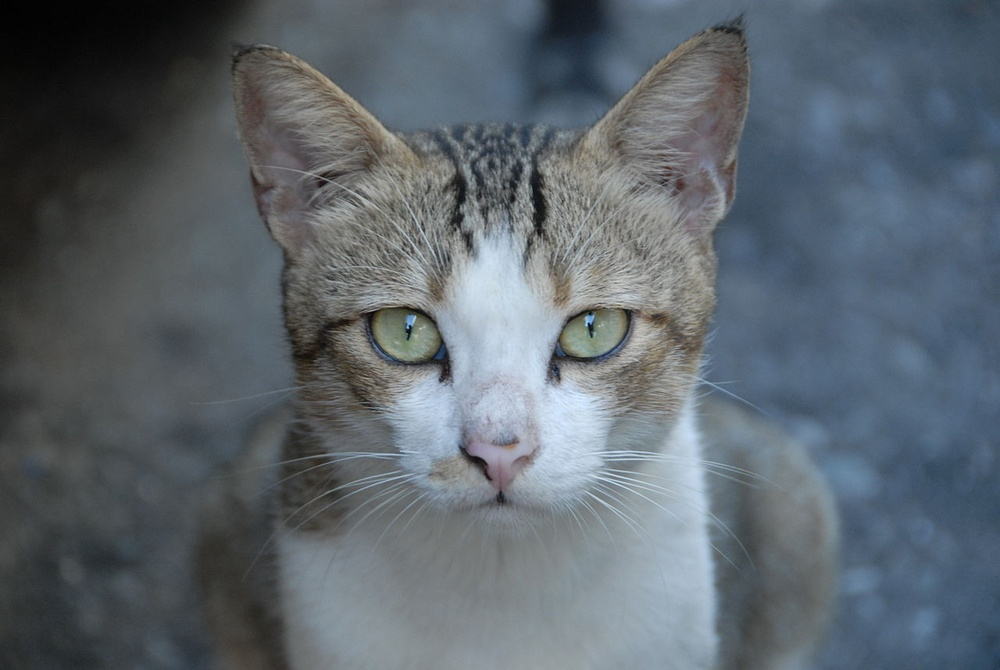
#> input picture 5.0 image vision/object Detection/catt.jpg, 1000 x 670 px, shrunk from 1280 x 857 before the run
$ jupyter execute cat_detection.ipynb
#> lines starting #> are read from the running program, lines starting #| are printed output that depends on the picture; after the words box and inside, x2 and y2 are one past the last pixel; in counts of white or black regions, pixels touching at a corner belong together
[cell 1]
import cv2

# Load the pre-trained Haar Cascade classifier for cat face detection
cat_cascade = cv2.CascadeClassifier(cv2.data.haarcascades + 'haarcascade_frontalcatface.xml')

# Load an image
image_path = 'catt.jpg'
image = cv2.imread(image_path)
#> image is the input picture: shape (670, 1000, 3); mean B, G, R 109.1, 101.7, 93

# Check if the image was loaded successfully
if image is None:
    print(f"Error: Unable to load image at path")
else:
    # Convert the image to grayscale (required for detection)
    gray_image = cv2.cvtColor(image, cv2.COLOR_BGR2GRAY)
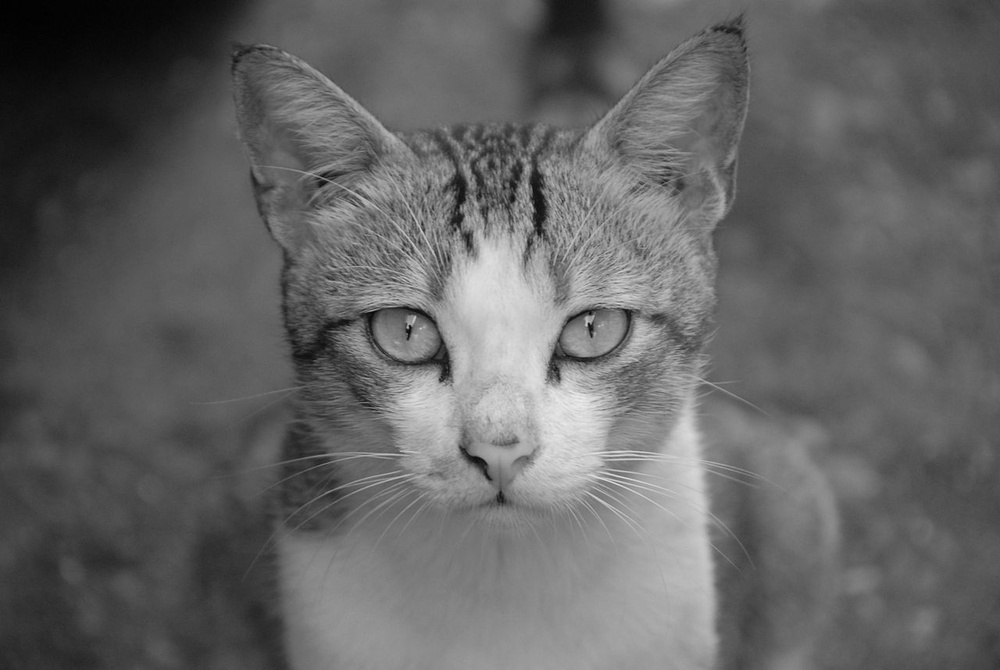
#> gray_image: shape (670, 1000); min 1, max 238, mean 100

    # Perform face detection
    cat_faces = cat_cascade.detectMultiScale(gray_image, scaleFactor=1.1, minNeighbors=5, minSize=(30, 30))
#> cat_faces = [[289, 160, 415, 415]]

    # Draw rectangles around the detected faces
    for (x, y, w, h) in cat_faces:
        cv2.rectangle(image, (x, y), (x+w, y+h), (0, 255, 0), 2)
#> this loop made 1 pass
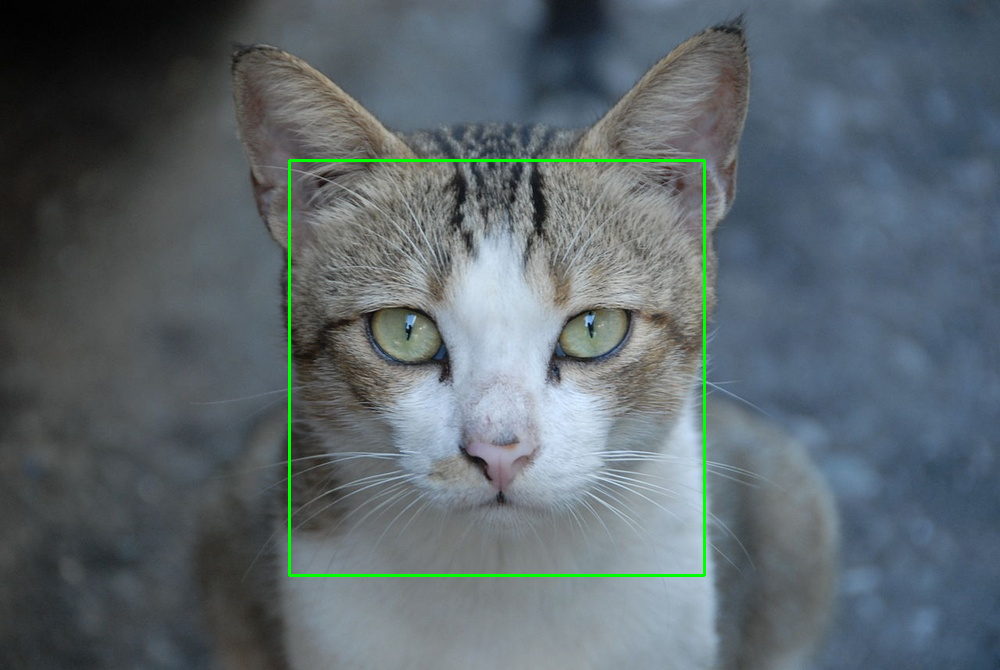
#> image: shape (670, 1000, 3); 0.74% of pixels changed, all inside (x1, y1, x2, y2) = (288, 159, 706, 577)

    # Display the image with the detected faces
    cv2.imshow('Detected Cat Faces', image)
    cv2.waitKey(0)
    cv2.destroyAllWindows()

$ run again, with 5.0 image vision/object Detection/ab.png saved as 5.0 image vision/object Detection/catt.jpg
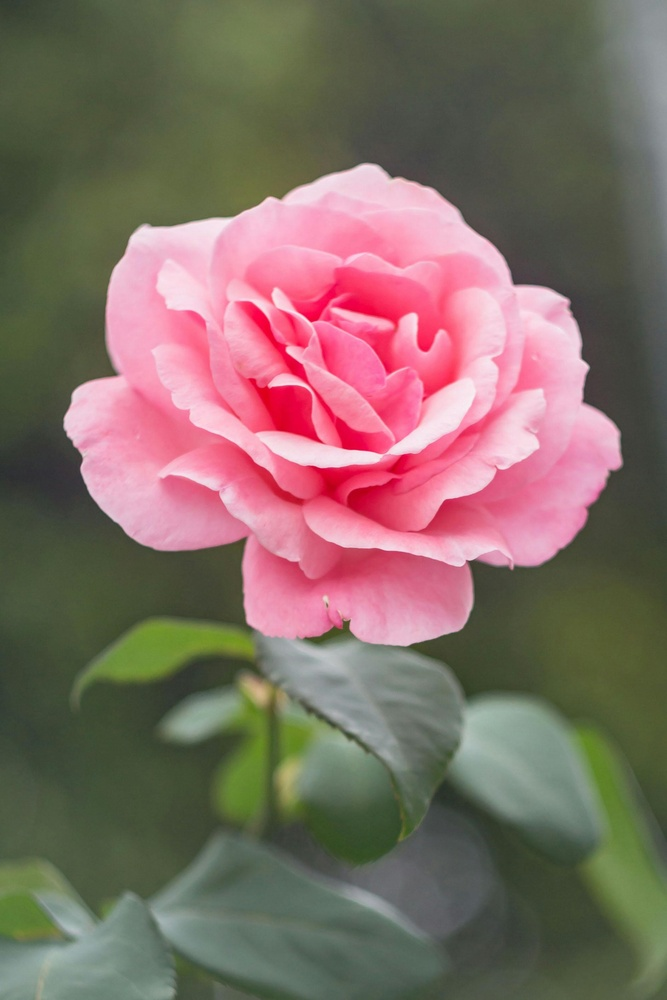
#> input picture 5.0 image vision/object Detection/ab.png, 667 x 1000 px, shrunk from 1886 x 2829 before the run
#> image is the input picture: shape (1000, 667, 3); mean B, G, R 100.7, 108.6, 128.5
#> `gray_image = cv2.cvtColor(image, cv2.COLOR_BGR2GRAY)`:
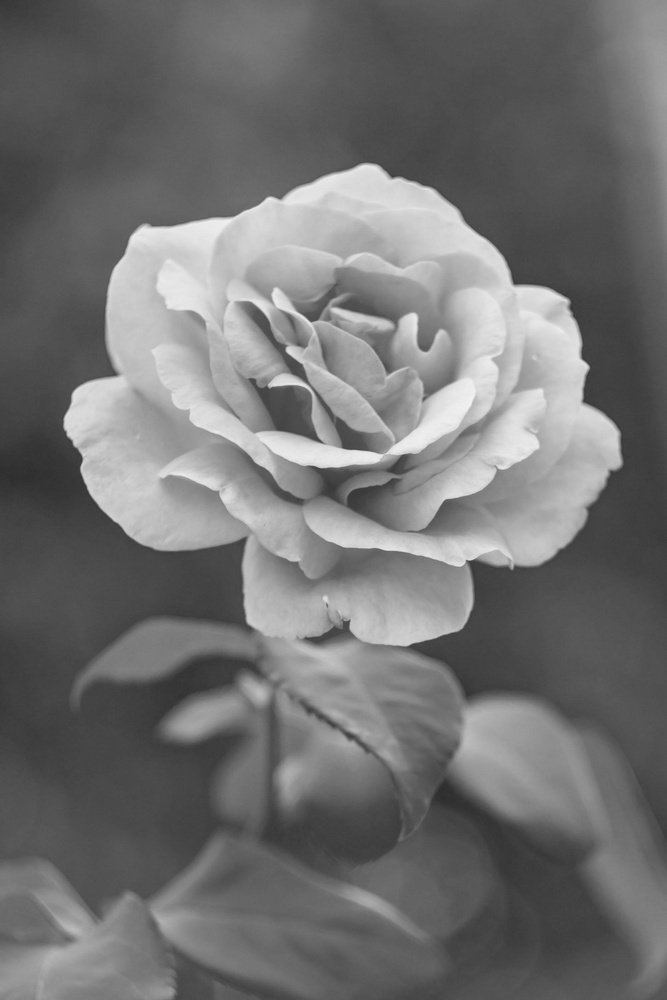
#> gray_image: shape (1000, 667); min 44, max 242, mean 113.6
#> cat_faces = ()
